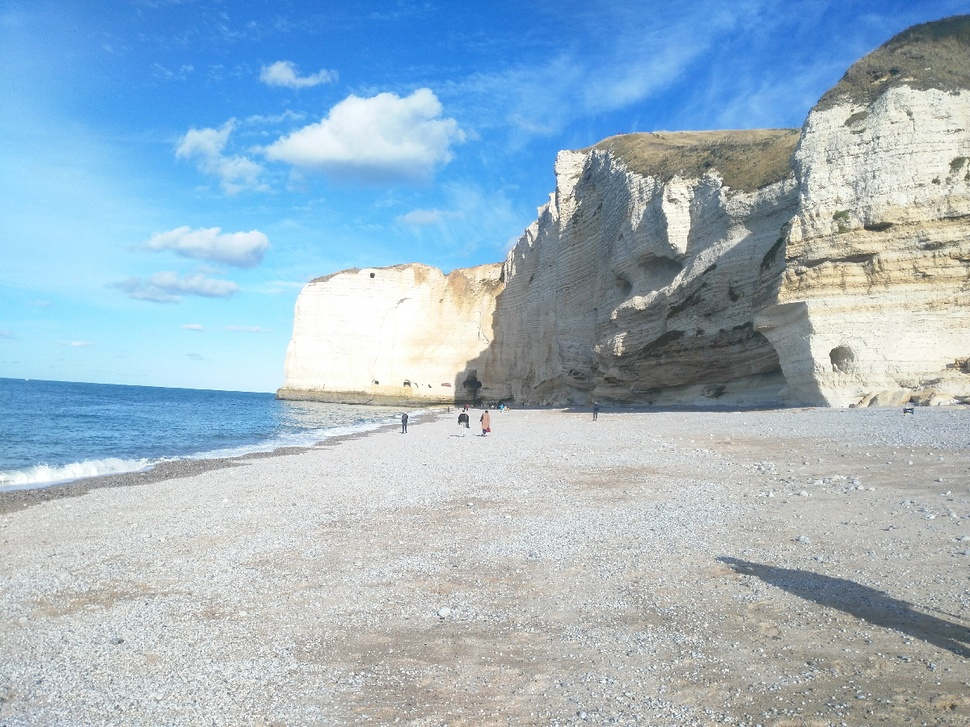
#> input picture Project2/etretat.jpg, 970 x 727 px, shrunk from 1200 x 900 before the run
$ jupyter execute 'Module 2 Project - Image enhacement.ipynb'   (shell and % lines are left out)
#> lines starting #> are read from the running program, lines starting #| are printed output that depends on the picture
# Coding Project - Image enhacement:

The code below enhance automatically a photograph while keeping a natural look to it.
In order to realize the enhacement, 5 operations are implemented :
* The input image:

* **Step 1: Image Denoising**
It is important to start by reducing the noise from the image to restore as much as possible the true image that will subsequently be enhanced. The **median filter** is the best filter for this operation. It is applied to the 3 channels of the RGB image. The disk value chosen is small (disk = 2.5) to keep as close as possible to the true image.


* **Step 2: Improve Global Contrast**
The aim is for the areas of lower contrast to gain a higher contrast. **Histogram Equalization**  is used for this. After converting the denoised image to HSV, the method 'equalize_hist' from the module 'exposure' is applied to the the value channel.


* **Step 3: Improve Brightness**
As you can see, because of the histogram equalization, very dark regions appeared. To solve this, **gamma correction** is applied on the image with a power smaller than 1 (gamma = 0.6) to make dark regions lighter.


* **Step 4: Increase Colour Saturation**
To make the image less grey, it is needed to adjust the histogram of the saturation channel. Tha aim is to reduce the pic around 0.0 which corresponds to the grey color. To do this, the method 'equalize_adapthist' from the module 'exposure' is used. This method is well suited for increasing colour saturation because the **histogram equalization** is computed locally therefore details are enhanced and the colors are brighter.

* **Step 5: Increase Sharpness**
Because of the filters applied, the image looks more blurred compared to the input one. To make it sharper, a filter was built in two steps:
1: Original - Smoothed = Details 2: Original + Details = Sharpened
The original picture is the image after the colour saturation and the smoothed image is created by applying a **gaussian filter** to each RGB channel of the original image.


[cell 1]
# -- Your code here -- #
import numpy as np
from matplotlib import pyplot as plt

from skimage.color import rgb2hsv, hsv2rgb
from skimage.io import imread,imshow,imsave

im = imread('etretat.jpg')
#> im is the input picture: shape (727, 970, 3); mean R, G, B 158, 181.4, 197.9

# Image Denoising - Median filter
from skimage.filters.rank import median
from skimage.morphology import disk #Disk is used for smoother results
im_denoised = im.copy()
im_denoised[:,:,0] = median(im_denoised[:,:,0], disk(2.5))
im_denoised[:,:,1] = median(im_denoised[:,:,1], disk(2.5))
im_denoised[:,:,2] = median(im_denoised[:,:,2], disk(2.5))

#Histogram Equalization
from skimage import exposure
hsv1= rgb2hsv(im_denoised)
#> hsv1: shape (727, 970, 3) float64; mean of channels 0, 1, 2 0.388, 0.221, 0.799
eq_value = exposure.equalize_hist(hsv1[:,:,2])
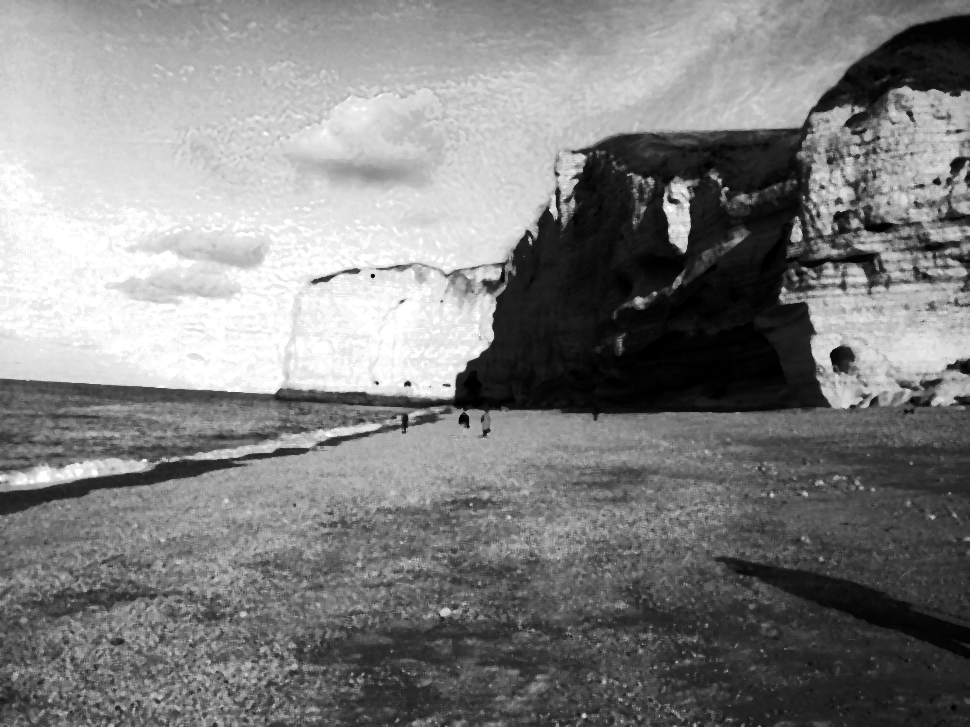
#> eq_value: shape (727, 970) float64; min 1.42e-06, max 1, mean 0.504
hsv1[:,:,2] = eq_value
#> hsv1: shape (727, 970, 3) float64; mean of channels 0, 1, 2 0.388, 0.221, 0.504
im_eq = hsv2rgb(hsv1)
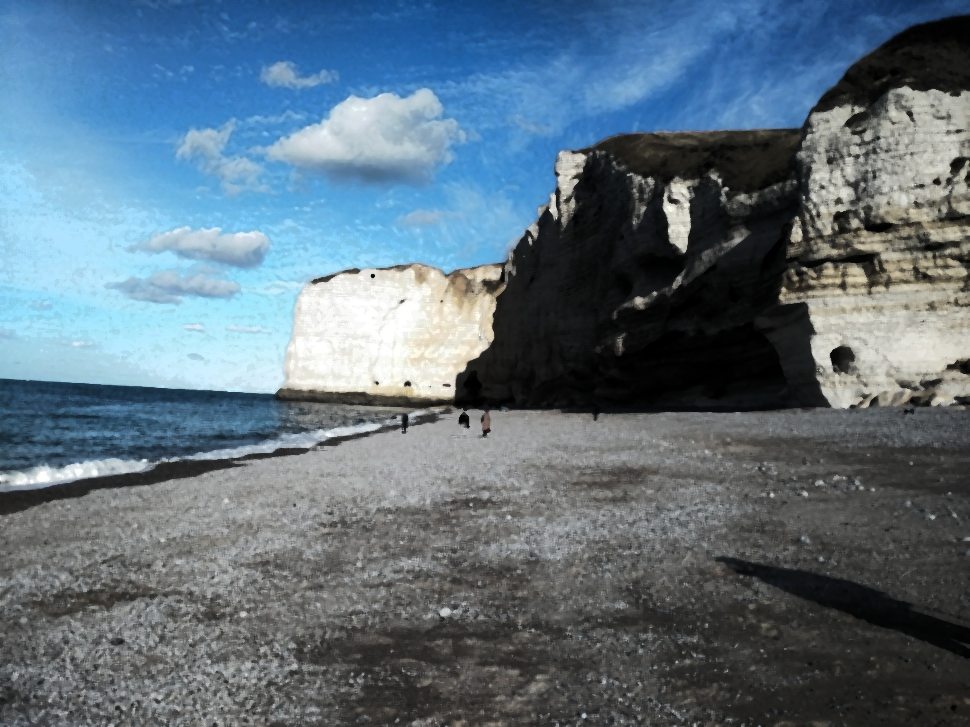
#> im_eq: shape (727, 970, 3) float64; mean R, G, B 0.37, 0.442, 0.495

#Gamma correction
im_gammacorr = exposure.adjust_gamma(im_eq, 0.6) #Value smaller than 1 to lighten dark regions

#Increase colour saturation
hsv2 = rgb2hsv(im_gammacorr.copy())
#> hsv2: shape (727, 970, 3) float64; mean of channels 0, 1, 2 0.386, 0.152, 0.628
hsv2[:,:,1] = exposure.equalize_adapthist(hsv2[:,:,1])
#> hsv2: shape (727, 970, 3) float64; mean of channels 0, 1, 2 0.386, 0.269, 0.628
im_colorsat = hsv2rgb(hsv2)

#Increase sharpness
from scipy.ndimage import gaussian_filter
im_gaussian_r = gaussian_filter(im_colorsat[:,:,0], sigma=(2))
im_gaussian_g = gaussian_filter(im_colorsat[:,:,1], sigma=(2))
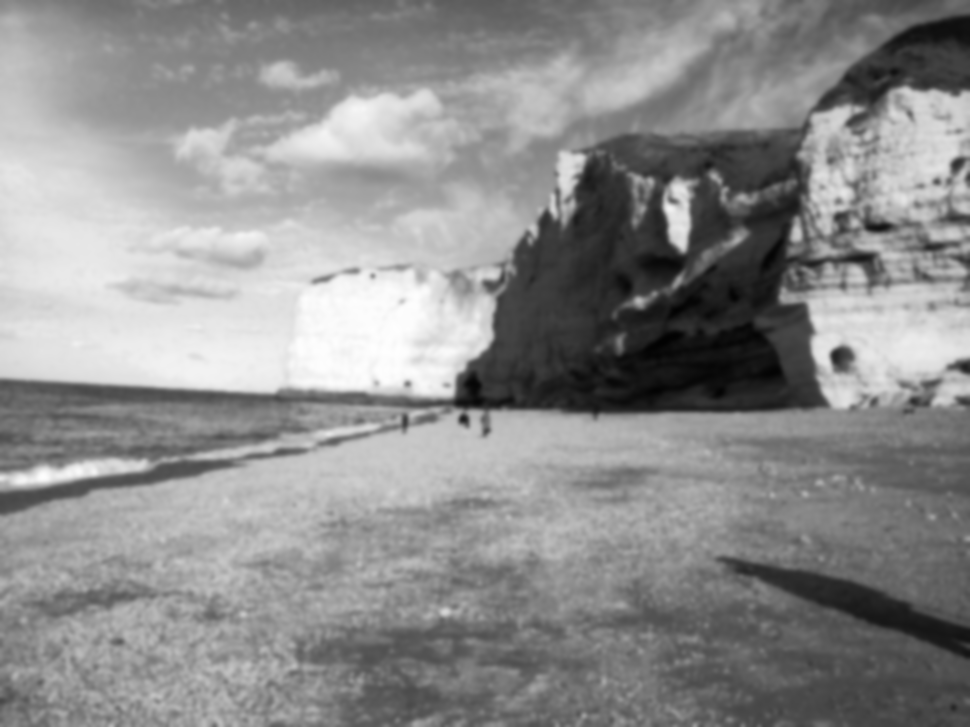
#> im_gaussian_g: shape (727, 970) float64; min 0.00828, max 0.999, mean 0.556
im_gaussian_b = gaussian_filter(im_colorsat[:,:,2], sigma=(2))
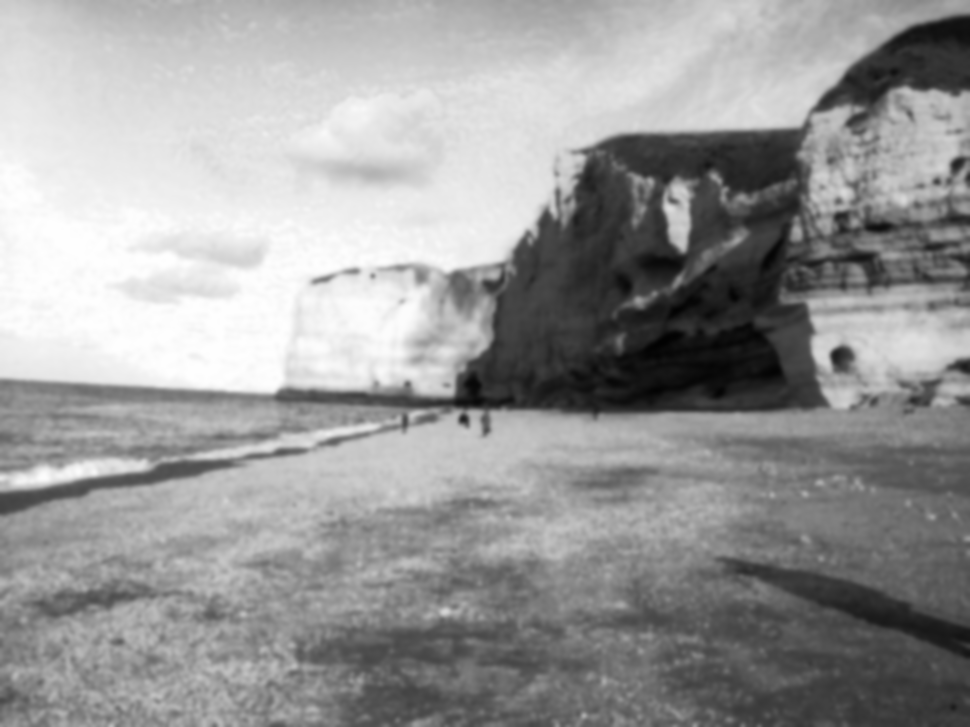
#> im_gaussian_b: shape (727, 970) float64; min 0.00813, max 1, mean 0.602
im_details_r = im_colorsat[:,:,0] - im_gaussian_r
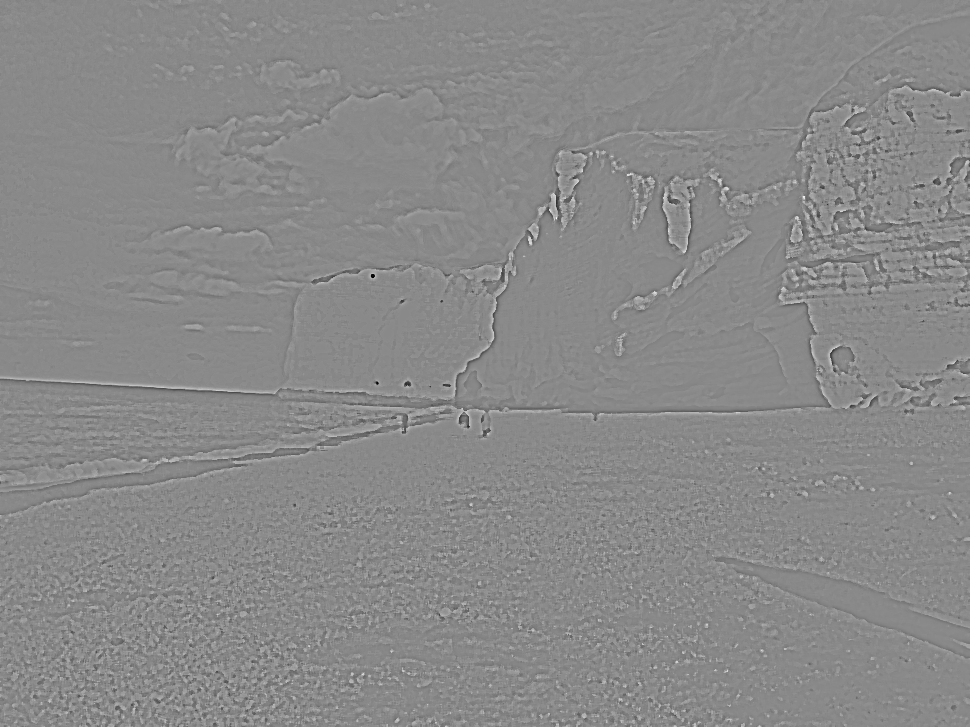
#> im_details_r: shape (727, 970) float64; min -0.494, max 0.421, mean -1.56e-17; drawn with min black and max white
im_details_g = im_colorsat[:,:,1] - im_gaussian_g
im_details_b = im_colorsat[:,:,2] - im_gaussian_b
im_sharpened = im_colorsat.copy()
factor = 0.5 #trial and error approach
im_sharpened[:,:,0] = im_colorsat[:,:,0] + factor*im_details_r
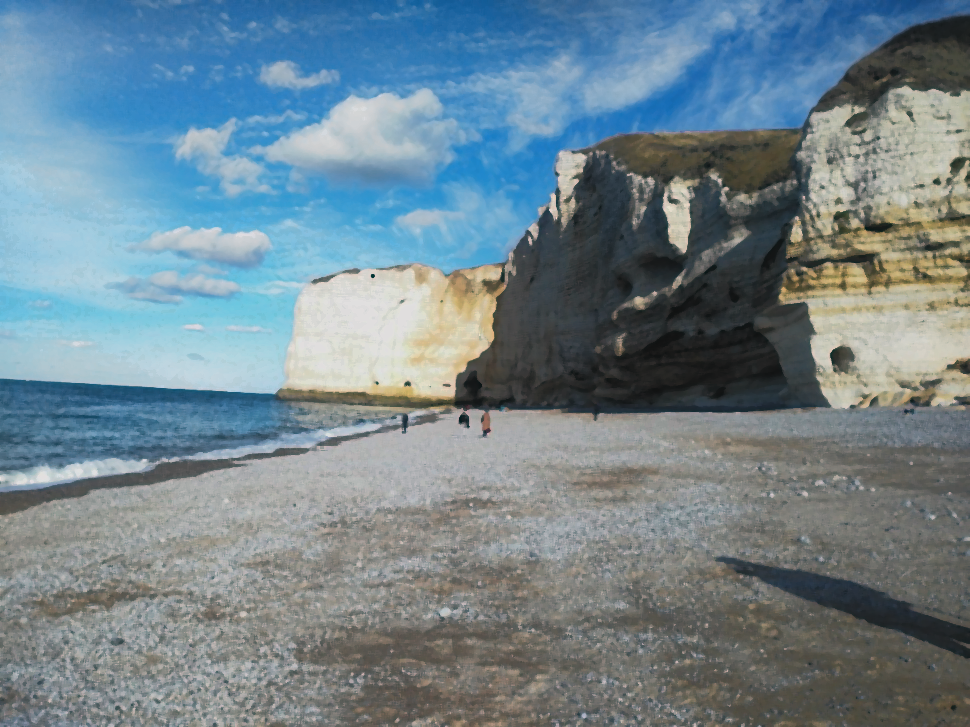
#> im_sharpened: shape (727, 970, 3) float64; mean R, G, B 0.464, 0.556, 0.602; drawn with min black and max white
im_sharpened[:,:,1] = im_colorsat[:,:,1] + factor*im_details_g
im_sharpened[:,:,2] = im_colorsat[:,:,2] + factor*im_details_b

plt.figure()
plt.subplot(1,2,1)
imshow(im)
plt.subplot(1,2,2)
imshow(im_sharpened)
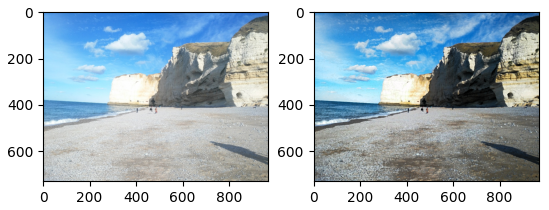
#> figure drawn by matplotlib, 2 panels
